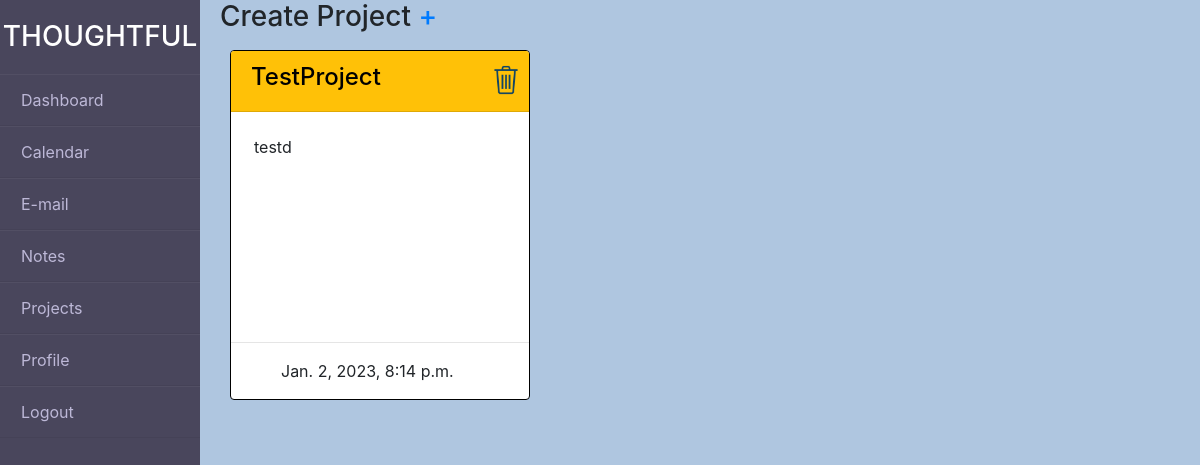
Before: /projects (signed in) with the older database file.
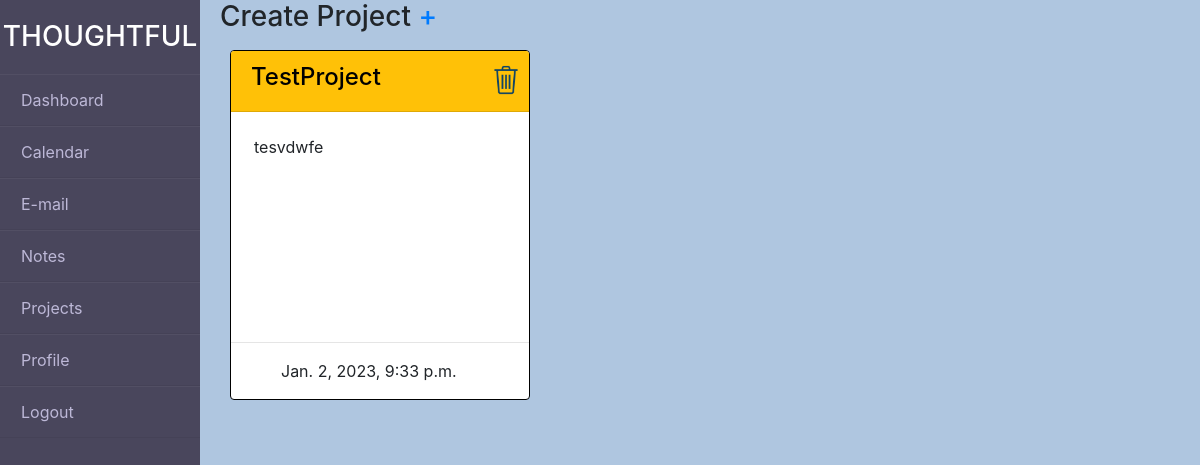
After: the same page with the newer database file.
### mydashboard/models.py (models this page shows, shortened)
class Project(models.Model):
    colors = [
        ("bg-danger","Red"),
        ("bg-info","Teal"),
        ("bg-success","Green"),
        ("bg-warning","Yellow"),
    ]
    title = models.CharField(max_length=200, null=True)
    description = models.TextField(max_length=200)
    date_created = models.DateTimeField(auto_now_add=True)
    color = models.CharField(max_length=10,choices=colors,default="Teal")
    user = models.ForeignKey(User, on_delete=models.CASCADE, null=True)

### mydashboard/decorators.py (the view)
        def wrapper_func(request, *args, **kwargs):
            group = None
            if request.user.groups.exists():
                group = request.user.groups.all()[0].name
            if group in allowed_roles:
                return view_func(request, *args, **kwargs)
            else:
                return HttpResponse("You are not authorized to view this page")

### mydashboard/views.py (called while the page is built)
@login_required(login_url='loginPage')
@allowed_users(allowed_roles=['user','admin'])
def projects(request):
    un = request.user
    projects = Project.objects.all().filter(user=un)
    projects_num = projects.count()
    context = {
        "projects":projects,
        "projects_num":projects_num,
    }
    return render(request, "mydashboard/Projects/projects.html", context)

### mydashboard/templates/mydashboard/Projects/projects.html (shortened to what this page needs)
{% extends 'mydashboard/base.html' %}
{% load static %}
{% block content %}
<div class="main-content">
    <h3><span>Create Project <a href="{% url 'createProject' %}">+</a></span></h3>
     {% for project in projects %}
        <div class="card">
            <div class="card-header {{project.color}}"><a id="noteHeader" href="{% url 'editProject' project.id %}"><h4>{{project.title}}</h4></a>
                <a href="{% url 'deleteProject' project.id %}"><img id="deleteImg" src="{% static '/images/trash.png' %}"></a></div>
            <div class="card-body">
                <p class="card-text">{{project.description}}</p>
            </div>
            <hr>
            <div>
                <p id="dateText">{{project.date_created}}</p>
            </div>
        </div>
    {% endfor %}
</div>
{% endblock %}

Changed rows visible on the page:
changed Project "TestProject": description "testd" → "tesvdwfe"; date_created "Jan. 2, 2023, 8:14 p.m." → "Jan. 2, 2023, 9:33 p.m."
